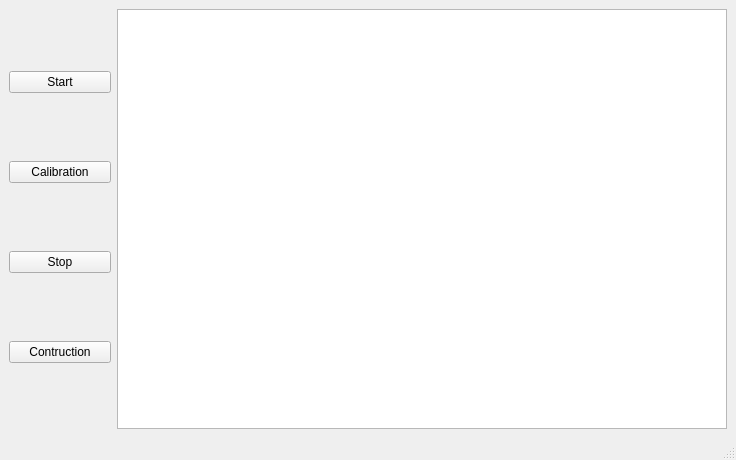
<?xml version="1.0" encoding="UTF-8"?>
<ui version="4.0">
 <class>NG_Kinematics</class>
 <widget class="QMainWindow" name="NG_Kinematics">
  <property name="geometry">
   <rect>
    <x>0</x>
    <y>0</y>
    <width>736</width>
    <height>460</height>
   </rect>
  </property>
  <property name="sizePolicy">
   <sizepolicy hsizetype="Fixed" vsizetype="Fixed">
    <horstretch>0</horstretch>
    <verstretch>0</verstretch>
   </sizepolicy>
  </property>
  <property name="windowTitle">
   <string>NG_Kinematics</string>
  </property>
  <widget class="QWidget" name="centralwidget">
   <property name="sizePolicy">
    <sizepolicy hsizetype="Fixed" vsizetype="Fixed">
     <horstretch>0</horstretch>
     <verstretch>0</verstretch>
    </sizepolicy>
   </property>
   <layout class="QVBoxLayout" name="verticalLayout_2">
    <item>
     <layout class="QHBoxLayout" name="horizontalLayout" stretch="1,6">
      <item>
       <layout class="QVBoxLayout" name="verticalLayout">
        <item>
         <widget class="QPushButton" name="Start">
          <property name="text">
           <string>Start</string>
          </property>
         </widget>
        </item>
        <item>
         <widget class="QPushButton" name="Calibration">
          <property name="text">
           <string>Calibration</string>
          </property>
         </widget>
        </item>
        <item>
         <widget class="QPushButton" name="Stop">
          <property name="text">
           <string>Stop</string>
          </property>
         </widget>
        </item>
        <item>
         <widget class="QPushButton" name="Construction">
          <property name="text">
           <string>Contruction</string>
          </property>
         </widget>
        </item>
       </layout>
      </item>
      <item>
       <widget class="GraphicsLayoutWidget" name="graphicsView"/>
      </item>
     </layout>
    </item>
   </layout>
  </widget>
  <widget class="QMenuBar" name="menubar">
   <property name="geometry">
    <rect>
     <x>0</x>
     <y>0</y>
     <width>736</width>
     <height>26</height>
    </rect>
   </property>
  </widget>
  <widget class="QStatusBar" name="statusbar"/>
 </widget>
 <customwidgets>
  <customwidget>
   <class>GraphicsLayoutWidget</class>
   <extends>QGraphicsView</extends>
   <header location="global">pyqtgraph</header>
  </customwidget>
 </customwidgets>
 <resources/>
 <connections/>
</ui>
